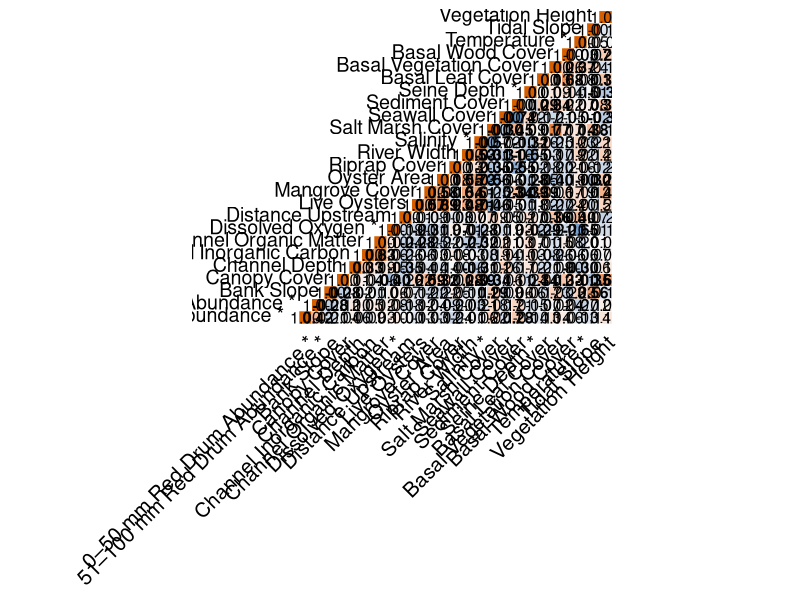

This figure's R source:
# Project Details______________________________________________________________

# Title: Multiscale Habitat Associations of Juvenile Red Drum (Sciaenops 
#ocellatus) in Tampa Bay, Florida Rivers

# Correlation Analysis_________________________________________________________

# Load packages
library(dplyr)
library(ggplot2)
library(Hmisc)
library(reshape2)

# Import final analysis dataset
data <- read.csv("Tampa_Bay_Red_Drum_Data.csv")

# Select continuous predictor and response variables included in the
# correlation analysis
corr_vars <- c(
  "N_0_50_SL",
  "N_51_100_SL",
  "BankSlp",
  "AvgCnpy",
  "ChnnlDp",
  "MC_IC_P",
  "MC_OM_P",
  "dissolvedO2",
  "DstncU_",
  "LvOystP",
  "Mangrove",
  "OysterArea",
  "RipRap",
  "RvrWdt_",
  "salinity",
  "SaltMarsh",
  "AnySwll",
  "anySdmn",
  "StartDepth",
  "AvgBslL",
  "AvgBslV",
  "AvgBslW",
  "temperature",
  "TidlSlp",
  "AvgVgH_"
)

# Confirm that all required variables are present
missing_vars <- setdiff(corr_vars, names(data))

if (length(missing_vars) > 0) {
  stop(
    "The following required variables are missing from the dataset: ",
    paste(missing_vars, collapse = ", ")
  )
}

# Create correlation dataset
corr_data <- data %>%
  dplyr::select(all_of(corr_vars)) %>%
  mutate(across(everything(), as.numeric))

# Calculate Spearman rank correlations and p-values
rcorr_res <- Hmisc::rcorr(
  as.matrix(corr_data),
  type = "spearman"
)

cor_mat <- rcorr_res$r
p_mat   <- rcorr_res$P

# View full correlation and p-value matrices
print(round(cor_mat, 3))
print(round(p_mat, 3))


# Format data for Figure 2______________________________________________________

# Convert correlation and p-value matrices to long format
cor_df <- reshape2::melt(cor_mat, na.rm = FALSE)
p_df   <- reshape2::melt(p_mat, na.rm = FALSE)

# Variable labels used in Figure 2
# Asterisks identify variables derived from fisheries-independent
# monitoring data collected concurrently with seining.
var_labels <- c(
  N_0_50_SL   = "0–50 mm Red Drum Abundance *",
  N_51_100_SL = "51–100 mm Red Drum Abundance *",
  BankSlp      = "Bank Slope",
  AvgCnpy      = "Canopy Cover",
  ChnnlDp      = "Channel Depth",
  MC_IC_P      = "Channel Inorganic Carbon",
  MC_OM_P      = "Channel Organic Matter",
  dissolvedO2  = "Dissolved Oxygen *",
  DstncU_      = "Distance Upstream",
  LvOystP      = "Live Oysters",
  Mangrove     = "Mangrove Cover",
  OysterArea   = "Oyster Area",
  RipRap       = "Riprap Cover",
  RvrWdt_      = "River Width",
  salinity     = "Salinity *",
  SaltMarsh    = "Salt Marsh Cover",
  AnySwll      = "Seawall Cover",
  anySdmn      = "Sediment Cover",
  StartDepth   = "Seine Depth *",
  AvgBslL      = "Basal Leaf Cover",
  AvgBslV      = "Basal Vegetation Cover",
  AvgBslW      = "Basal Wood Cover",
  temperature  = "Temperature *",
  TidlSlp      = "Tidal Slope",
  AvgVgH_      = "Vegetation Height"
)

# Apply display labels
cor_df$Var1 <- var_labels[as.character(cor_df$Var1)]
cor_df$Var2 <- var_labels[as.character(cor_df$Var2)]

p_df$Var1 <- var_labels[as.character(p_df$Var1)]
p_df$Var2 <- var_labels[as.character(p_df$Var2)]

# Preserve variable ordering
display_order <- unname(var_labels)

cor_df$Var1 <- factor(cor_df$Var1, levels = display_order)
cor_df$Var2 <- factor(cor_df$Var2, levels = display_order)

p_df$Var1 <- factor(p_df$Var1, levels = display_order)
p_df$Var2 <- factor(p_df$Var2, levels = display_order)

# Retain lower triangle, including diagonal
cor_df <- cor_df %>%
  filter(as.numeric(Var1) >= as.numeric(Var2))

p_df <- p_df %>%
  filter(as.numeric(Var1) >= as.numeric(Var2))

# Add p-values to correlation data
cor_df$p_value <- p_df$value

# Bold statistically significant correlations
cor_df$signif <- ifelse(
  !is.na(cor_df$p_value) & cor_df$p_value < 0.05,
  "bold",
  "plain"
)


# Report strong correlations___________________________________________________

# Correlations with |rho| >= 0.70, excluding the diagonal
strong_correlations <- cor_df %>%
  filter(
    Var1 != Var2,
    abs(value) >= 0.70
  ) %>%
  transmute(
    Variable_1 = as.character(Var1),
    Variable_2 = as.character(Var2),
    rho = round(value, 3),
    p = p_value
  ) %>%
  arrange(desc(abs(rho)))

print(strong_correlations)


# Figure 2_____________________________________________________________________

correlation_heatmap <- ggplot(
  cor_df,
  aes(x = Var1, y = Var2, fill = value)
) +
  geom_tile(color = "white") +
  geom_text(
    aes(
      label = sprintf("%.2f", value),
      fontface = signif
    ),
    color = "black",
    size = 4
  ) +
  geom_text(
    data = subset(cor_df, Var1 == Var2),
    aes(
      x = Var1,
      y = Var2,
      label = Var1
    ),
    fontface = "plain",
    nudge_x = -0.5,
    hjust = 1.05,
    vjust = 0.3,
    size = 5
  ) +
  scale_fill_gradient2(
    low = "#0072B2",
    mid = "#F7F7F7",
    high = "#D55E00",
    midpoint = 0,
    limits = c(-1, 1),
    oob = scales::squish
  ) +
  scale_x_discrete(
    expand = expansion(add = c(9, 0))
  ) +
  theme_minimal(base_size = 14) +
  theme(
    axis.text.x = element_text(
      angle = 45,
      hjust = 1,
      size = 15,
      color = "black"
    ),
    axis.text.y = element_blank(),
    axis.title = element_blank(),
    legend.position = "none",
    panel.grid = element_blank()
  ) +
  coord_fixed()

correlation_heatmap

# END
